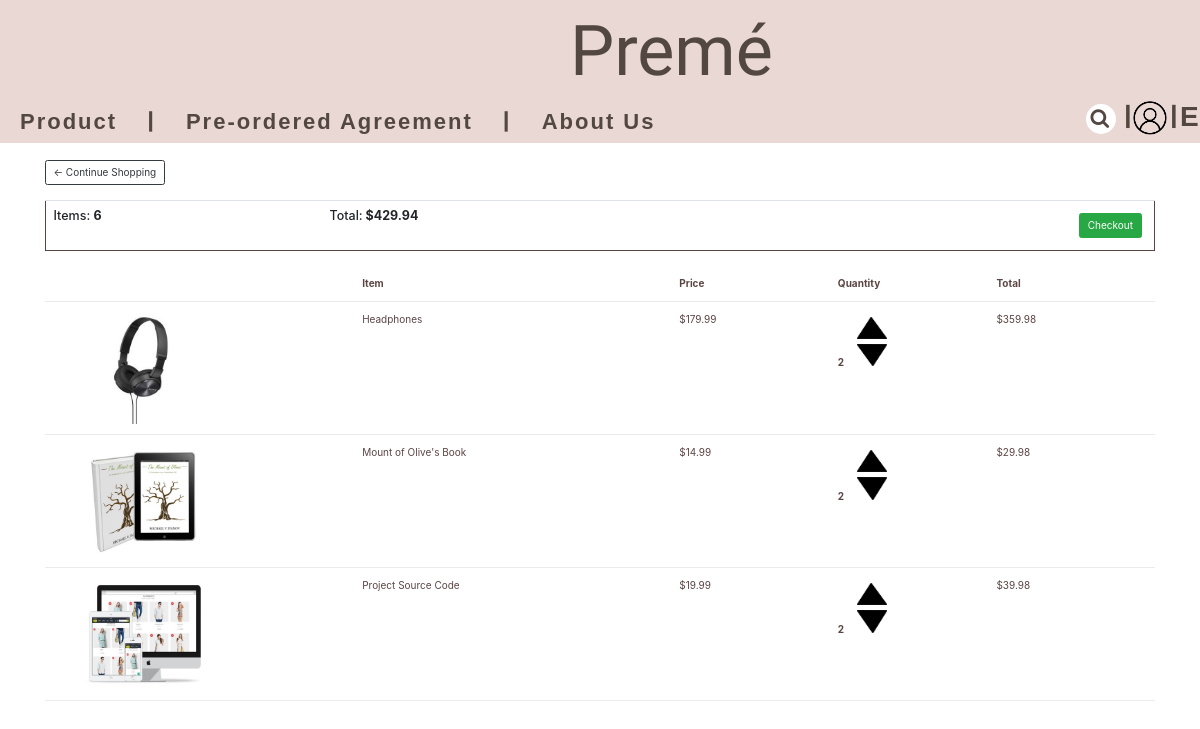
The app's page /cart/ (signed in) with its own data.
### store/models.py (models this page shows, shortened)
class Order(models.Model):
	customer = models.ForeignKey(Customer, on_delete=models.SET_NULL, null=True, blank=True)
	date_ordered = models.DateTimeField(auto_now_add=True)
	complete = models.BooleanField(default=False)
	transaction_id = models.CharField(max_length=100, null=True)
	@property
	def get_cart_total(self):
		orderitems = self.orderitem_set.all()
		total = sum([item.get_total for item in orderitems])
		return total
	@property
	def get_cart_items(self):
		orderitems = self.orderitem_set.all()
		total = sum([item.quantity for item in orderitems])
		return total

class OrderItem(models.Model):
	product = models.ForeignKey(Product, on_delete=models.SET_NULL, null=True)
	order = models.ForeignKey(Order, on_delete=models.SET_NULL, null=True)
	quantity = models.IntegerField(default=0, null=True, blank=True)
	date_added = models.DateTimeField(auto_now_add=True)
	@property
	def get_total(self):
		total = self.product.price * self.quantity
		return total

class Product(models.Model):
	name = models.CharField(max_length=200)
	price = models.FloatField()
	digital = models.BooleanField(default=False,null=True, blank=True)
	image = models.ImageField(null=True, blank=True)
	@property
	def imageURL(self):
		try:
			url = self.image.url
		except:
			url = ''
		return url

### store/views.py (the view)
# urls.py: path('cart/', views.cart, name="cart"),
def cart(request):
	data = cartData(request)
	cartItems = data['cartItems']
	order = data['order']
	items = data['items']
	context = {'items':items, 'order':order, 'cartItems':cartItems}
	return render(request, 'store/cart.html', context)

### store/utils.py (called while the page is built)
def cartData(request):
	if request.user.is_authenticated:
		customer = request.user.customer
		order, created = Order.objects.get_or_create(customer=customer, complete=False)
		items = order.orderitem_set.all()
		cartItems = order.get_cart_items
	else:
		cookieData = cookieCart(request)
		cartItems = cookieData['cartItems']
		order = cookieData['order']
		items = cookieData['items']
	return {'cartItems':cartItems ,'order':order, 'items':items}

### store/templates/store/cart.html
{% extends 'store/pay.html' %}
{% load static %}
{% block content %}
	<div class="row">
		<div class="col-lg-12">
			<div class="box-element">
				<a  class="btn btn-outline-dark" href="{% url 'store' %}">&#x2190; Continue Shopping</a>
				<br>
				<br>
				<table class="table">
					<tr>
						<th><h5>Items: <strong>{{order.get_cart_items}}</strong></h5></th>
						<th><h5>Total:<strong> ${{order.get_cart_total|floatformat:2}}</strong></h5></th>
						<th>
							<a  style="float:right; margin:5px;" class="btn btn-success" href="{% url 'checkout' %}">Checkout</a>
						</th>
					</tr>
				</table>
			</div>
			<br>
			<div class="box-element">
				<div class="cart-row">
					<div style="flex:2"></div>
					<div style="flex:2"><strong>Item</strong></div>
					<div style="flex:1"><strong>Price</strong></div>
					<div style="flex:1"><strong>Quantity</strong></div>
					<div style="flex:1"><strong>Total</strong></div>
				</div>
				{% for item in items %}
				<div class="cart-row">
					<div style="flex:2"><img class="row-image" src="{{item.product.imageURL}}" style="width: 20rem;"></div>
					<div style="flex:2"><p>{{item.product.name}}</p></div>
					<div style="flex:1"><p>${{item.product.price|floatformat:2}}</p></div>
					<div style="flex:1">
						<p class="quantity">{{item.quantity}}</p>
						<div class="quantity">
							<img data-product="{{item.product.id}}" data-action="add" class="chg-quantity update-cart" src="{% static  'images/arrow-up.png' %}" style="width: 3rem;">
							<img data-product="{{item.product.id}}" data-action="remove" class="chg-quantity update-cart" src="{% static  'images/arrow-down.png' %}"style="width: 3rem;">
						</div>
					</div>
					<div style="flex:1"><p>${{item.get_total|floatformat:2}}</p></div>
				</div>
				{% endfor %}
			</div>
		</div>
	</div>
{% endblock content %}

### store/templates/store/pay.html (shortened to what this page needs)
<!DOCTYPE html>
{% load static %}
<html>
<head>
	<link rel="stylesheet" href="https://cdnjs.cloudflare.com/ajax/libs/font-awesome/5.11.2/css/all.min.css%22">
	<link rel="stylesheet" href="https://stackpath.bootstrapcdn.com/bootstrap/4.4.1/css/bootstrap.min.css">
	<link rel="stylesheet" href="{% static 'css/styles.css' %}">
	<link rel="stylesheet" href="{% static 'css/chat.css' %}">
	<link rel="stylesheet" href="https://cdnjs.cloudflare.com/ajax/libs/animate.css/3.5.2/animate.min.css">
    <link rel="stylesheet" href="https://cdn.jsdelivr.net/npm/bootstrap@4.6.0/dist/css/bootstrap.min.css">
    <link rel="stylesheet" href="https://cdnjs.cloudflare.com/ajax/libs/font-awesome/5.11.2/css/all.min.css%22">
    <link rel="stylesheet" href="https://cdnjs.cloudflare.com/ajax/libs/font-awesome/4.7.0/css/font-awesome.min.css">
    <link rel="stylesheet" href="https://cdnjs.cloudflare.com/ajax/libs/OwlCarousel2/2.3.4/assets/owl.carousel.min.css">
    <link rel="stylesheet" href="https://maxcdn.bootstrapcdn.com/bootstrap/4.3.1/css/bootstrap.min.css">
    <link rel="stylesheet" href="https://maxcdn.bootstrapcdn.com/font-awesome/4.7.0/css/font-awesome.min.css">
</head>
<body>
	<header>
		<a href="index.html" class="logo" style="font-family: 'Bentham';">Premé</a>
			<ul. class="nav-list" style="font-weight: 600; letter-spacing: 0rem;">
				<li class="nav-item">
					<a href="#" class="nav-link" style="font-family: 'GeosansLight', sans-serif;">Product</a>
				</li>
				<li class="nav-item">
					<a href="#" class="nav-link">|</a>
				</li>
				<li class="nav-item">
					<a href="#"class="nav-link" style="font-family: 'GeosansLight', sans-serif;">Pre-ordered Agreement</a>
				</li>
				<li class="nav-item">
					<a href="#" class="nav-link">|</a>
				</li>
				<li class="nav-item">
					<a href="#" class="nav-link" style="font-family: 'GeosansLight', sans-serif;" >About Us</a>
				</li>
				<li class="nav-item">
					<a href="#" class="EN1">|</a>
				</li>
				<li class="nav-item">
					<a href="login.html" class="EN2"><img src="{% static  'images/kon.png' %}"></a>
				</li>
				<li class="nav-item">
					<a href="#" class="EN3">|</a>
				</li>
				<li class="nav-item">
					<a href="#" class="EN4"style="font-family: 'GeosansLight', sans-serif;">EN</a>
				</li>
				</ul.>
				<div class="search-container">
					<label for="search" class="fa fa-search fa-2x"></label>
					<input type="search" placeholder="search" id="search">
				</div>
	</header>
<div class="whiteplain" style="height: 14.5rem;" >
</div>
     <div class="container">
            <br>
            {% block content %}
            {% endblock content %}
         </div>
</body>
</html>

### static/css/styles.css (style rules this page uses)
*, *::before, *::after { margin: 0; padding: 0; box-sizing: border-box; }
:root { --main-font:'Poppins', sans-serif; --secondary-font: 'Herr Von Muellerhoff', cursive; --body-font:'Playfair Display', serif; --main-font-color-dark: #252525; --secondary-font-color: #fff; --body-font-color: #6d6b6b; }
html { font-family: var(--body-font); font-size: 10px; color:var(--body-font-color); scroll-behavior: smooth; }
body { overflow-x: hidden; height: 100vh; justify-content: center; align-items: center; font-family: 'geosanslightregular','Bentham', sans-serif; background-color: #fbfbfb; color: #5B4543 !important; }
img { width: 100%; max-width: 100%; }
a { text-decoration: none; }
header { width: 100%; position: absolute; top: 0; left: 0; z-index: 1; background: #EAD8D4; }
.nav-list { list-style: none; position: fixed; top: 0; left: 0; width: 80%; height: 100vh; background-color:var(--main-font-color-dark); padding: 4.4rem; display: flex; flex-direction: column; justify-content: space-around; z-index:1250; transform:translateX(-100%); transition: transform .5s; }
.nav-item { border-bottom: 10rem solid rgba(253, 253, 253, 0.3); }
.nav-link { display: block; color: #534741; font-family: var(--main-font); font-size: 3rem; letter-spacing: 2px; margin-right: -1px; margin-left: -20px; margin-top: 100px; transition: color.5s; }
.search-container { display: inline; position: relative; left: 1120px; top: 3px; }
#search { position: absolute; top:-4.2rem; right:0.4rem; height:3rem; width:3rem; font-size: 2rem; padding:0 1rem; border:none; outline: none; border-radius: 5rem }
.fa-search { position: absolute; top:-3.8rem; right:1.1rem; font-size: 2rem; cursor: pointer; z-index: 1; color:#534741; }
.EN1 { position: absolute; left: 1124px; text-transform: uppercase; font-family: var(--main-font); font-size: 2.5rem; letter-spacing: 2px; margin-right: 2px; margin-top: 98px; transition: color.5s; display: flex; align-items: center; color: #534741; }
.EN3 { position: absolute; left: 1170px; text-transform: uppercase; font-family: var(--main-font); font-size: 2.5rem; letter-spacing: 2px; margin-right: 2px; margin-top: 98px; transition: color.5s; display: flex; align-items: center; color: #534741; }
.EN4 { position: absolute; left: 1180px; text-transform: uppercase; font-family: var(--main-font); font-size: 2.8rem; letter-spacing: 2px; margin-right: 2px; margin-top: 96px; transition: color.5s; display: flex; align-items: center; color: #534741; }
.EN2 { position: absolute; left: 1130px; width: 4rem; letter-spacing: 2px; margin-right: 2px; margin-top: 98px; transition: color.5s; display: flex; align-items: center; color: #534741; }
.logo { position: absolute; width: 96px; height: 43px; left: 570px; top: 30px; font-family: var(--body-font); color:#534741; font-style: normal; font-weight: normal; font-size: 70px; line-height: 43px; display: flex; align-items: center; transition: color.5s; }
.nav-list { position: initial; width: initial; height: initial; background-color: transparent; padding: 0; justify-content: initial; flex-direction: row; transform: initial; transition: initial; }
.nav-item { margin: 0 1.7rem; margin-left: 3rem; margin-right: 0.1rem; border: none; }
.nav-link { font-size: 2.2rem; }
.whiteplain { list-style-type: none; margin: 0; padding: 0; height: 10rem; border: none; }
table { border-collapse: inherit; border: 0.01rem solid #5B4543; }
tr { padding: 0.5rem 0.2rem; }
.btn { border-radius: 0; }
.row-image { width: 100px; }
.cart-row { display: flex; align-items: flex-stretch; padding-bottom: 10px; margin-bottom: 10px; border-bottom: 1px solid #ececec; }
.quantity { display: inline-block; font-weight: 700; padding-right:10px; }
.chg-quantity { width: 12px; cursor: pointer; display: block; margin-top: 5px; transition:.1s; }

### records on screen
Order: get_cart_items "6", get_cart_total "429.94"
OrderItem: product.imageURL (picture), product.name "Headphones", product.price "179.99", quantity "2", get_total "359.98"
OrderItem: product.imageURL (picture), product.name "Mount of Olive's Book", product.price "14.99", quantity "2", get_total "29.98"
OrderItem: product.imageURL (picture), product.name "Project Source Code", product.price "19.99", quantity "2", get_total "39.98"
